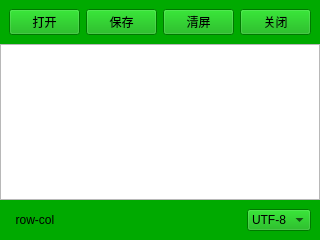
<?xml version="1.0" encoding="UTF-8"?>
<ui version="4.0">
 <class>Widget</class>
 <widget class="QWidget" name="Widget">
  <property name="geometry">
   <rect>
    <x>0</x>
    <y>0</y>
    <width>320</width>
    <height>240</height>
   </rect>
  </property>
  <property name="minimumSize">
   <size>
    <width>320</width>
    <height>240</height>
   </size>
  </property>
  <property name="windowTitle">
   <string>老徐记事本</string>
  </property>
  <property name="windowIcon">
   <iconset>
    <normaloff>C:/Users/XMX_516/Pictures/Camera Roll/notepad.jpg</normaloff>C:/Users/XMX_516/Pictures/Camera Roll/notepad.jpg</iconset>
  </property>
  <property name="layoutDirection">
   <enum>Qt::LeftToRight</enum>
  </property>
  <layout class="QVBoxLayout" name="verticalLayout">
   <property name="spacing">
    <number>0</number>
   </property>
   <property name="leftMargin">
    <number>0</number>
   </property>
   <property name="topMargin">
    <number>0</number>
   </property>
   <property name="rightMargin">
    <number>0</number>
   </property>
   <property name="bottomMargin">
    <number>0</number>
   </property>
   <item>
    <widget class="QWidget" name="up" native="true">
     <property name="styleSheet">
      <string notr="true">background-color: rgb(0, 170, 0);</string>
     </property>
     <layout class="QHBoxLayout" name="horizontalLayout">
      <item>
       <widget class="QPushButton" name="open">
        <property name="styleSheet">
         <string notr="true">font: 16pt &quot;宋体&quot;;
color: rgb(0, 0, 0);</string>
        </property>
        <property name="text">
         <string>打开</string>
        </property>
       </widget>
      </item>
      <item>
       <widget class="QPushButton" name="save">
        <property name="styleSheet">
         <string notr="true">font: 16pt &quot;宋体&quot;;
color: rgb(0, 0, 0);</string>
        </property>
        <property name="text">
         <string>保存</string>
        </property>
       </widget>
      </item>
      <item>
       <widget class="QPushButton" name="clean">
        <property name="styleSheet">
         <string notr="true">font: 16pt &quot;宋体&quot;;
color: rgb(0, 0, 0);</string>
        </property>
        <property name="text">
         <string>清屏</string>
        </property>
       </widget>
      </item>
      <item>
       <spacer name="horizontalSpacer">
        <property name="orientation">
         <enum>Qt::Horizontal</enum>
        </property>
        <property name="sizeHint" stdset="0">
         <size>
          <width>40</width>
          <height>20</height>
         </size>
        </property>
       </spacer>
      </item>
      <item>
       <widget class="QPushButton" name="close">
        <property name="styleSheet">
         <string notr="true">font: 16pt &quot;宋体&quot;;
color: rgb(0, 0, 0);</string>
        </property>
        <property name="text">
         <string>关闭</string>
        </property>
       </widget>
      </item>
     </layout>
    </widget>
   </item>
   <item>
    <widget class="XTextEdit" name="textEdit">
     <property name="styleSheet">
      <string notr="true"/>
     </property>
    </widget>
   </item>
   <item>
    <widget class="QWidget" name="down" native="true">
     <property name="styleSheet">
      <string notr="true">background-color: rgb(0, 170, 0);</string>
     </property>
     <layout class="QHBoxLayout" name="horizontalLayout_2">
      <item>
       <widget class="QLabel" name="position">
        <property name="styleSheet">
         <string notr="true">font: 16pt &quot;宋体&quot;;
color: rgb(0, 0, 0);</string>
        </property>
        <property name="text">
         <string>  row-col</string>
        </property>
       </widget>
      </item>
      <item>
       <spacer name="horizontalSpacer_2">
        <property name="orientation">
         <enum>Qt::Horizontal</enum>
        </property>
        <property name="sizeHint" stdset="0">
         <size>
          <width>159</width>
          <height>20</height>
         </size>
        </property>
       </spacer>
      </item>
      <item>
       <widget class="QComboBox" name="comboBox">
        <property name="styleSheet">
         <string notr="true">font: 16pt &quot;宋体&quot;;
color: rgb(0, 0, 0);</string>
        </property>
        <item>
         <property name="text">
          <string>UTF-8</string>
         </property>
        </item>
        <item>
         <property name="text">
          <string>ANSI</string>
         </property>
        </item>
        <item>
         <property name="text">
          <string>GBK</string>
         </property>
        </item>
       </widget>
      </item>
     </layout>
    </widget>
   </item>
  </layout>
 </widget>
 <customwidgets>
  <customwidget>
   <class>XTextEdit</class>
   <extends>QTextEdit</extends>
   <header>xtextedit.h</header>
  </customwidget>
 </customwidgets>
 <resources/>
 <connections/>
</ui>
